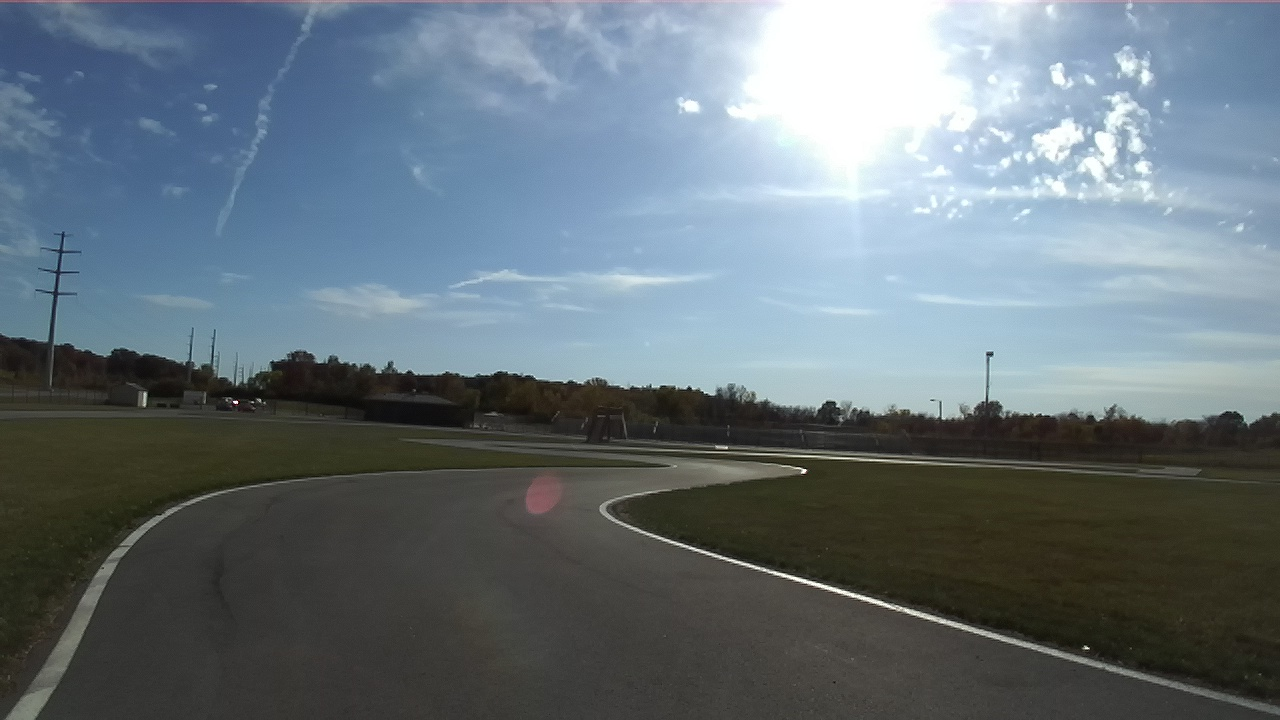
#> input picture src/imgs/img_7.jpg, 1280 x 720 px
$ python threshTuning.py
#> lines starting #> are read from the running program, lines starting #| are printed output that depends on the picture; after the words box and inside, x2 and y2 are one past the last pixel; in counts of white or black regions, pixels touching at a corner belong together
import cv2
import sys
import numpy as np
import math

def nothing(x):
    pass

# Create a window
cv2.namedWindow('image')

# create trackbars for color change
cv2.createTrackbar('HMin','image',0,179,nothing) # Hue is from 0-179 for Opencv
cv2.createTrackbar('SMin','image',0,255,nothing)
cv2.createTrackbar('VMin','image',0,255,nothing)
cv2.createTrackbar('HMax','image',0,179,nothing)
cv2.createTrackbar('SMax','image',0,255,nothing)
cv2.createTrackbar('VMax','image',0,255,nothing)

# fix trackbar, currently does nothing
cv2.createTrackbar('Mask Height','image',0,100,nothing)


# [8 lines of commented-out code are left out]

cv2.setTrackbarPos('HMax', 'image', 179)
cv2.setTrackbarPos('SMax', 'image', 26)
cv2.setTrackbarPos('VMax', 'image', 255)

cv2.setTrackbarPos('VMin', 'image', 158)
cv2.setTrackbarPos('Mask Height', 'image', 70)


# Initialize to check if HSV min/max value changes
hMin = sMin = vMin = hMax = sMax = vMax = 0
phMin = psMin = pvMin = phMax = psMax = pvMax = 0

# img = cv2.imread('img.jpg')
img = cv2.imread('imgs/img_7.jpg')
#> img is the input picture: shape (720, 1280, 3); mean B, G, R 123.6, 116, 103.5

output = img
waitTime = 33
height = 0

while(1):

    # get current positions of all trackbars
    hMin = cv2.getTrackbarPos('HMin','image')
    sMin = cv2.getTrackbarPos('SMin','image')
    vMin = cv2.getTrackbarPos('VMin','image')

    hMax = cv2.getTrackbarPos('HMax','image')
    sMax = cv2.getTrackbarPos('SMax','image')
    vMax = cv2.getTrackbarPos('VMax','image')

    # height = cv2.getTrackbarPos('Height Max','image')
    height = 0.7

    # Set minimum and max HSV values to display
    lower = np.array([hMin, sMin, vMin])
    upper = np.array([hMax, sMax, vMax])

    # Create HSV Image and threshold into a range.
    hsv = cv2.cvtColor(img, cv2.COLOR_BGR2HSV)
#> hsv: shape (720, 1280, 3); mean H, S, V 66.6, 59.2, 128.2
    mask = cv2.inRange(hsv, lower, upper)
#> mask: shape (720, 1280); 6% white; 250 white regions (200 under 20 px), largest, box (x1, y1, x2, y2) and area: (684, 0, 1080, 201) 36107, (1032, 362, 1280, 422) 9775, (600, 508, 1037, 649) 1460
    output = cv2.bitwise_and(img,img, mask= mask)

    # Print if there is a change in HSV value
    if( (phMin != hMin) | (psMin != sMin) | (pvMin != vMin) | (phMax != hMax) | (psMax != sMax) | (pvMax != vMax) ):
        print("(hMin = %d , sMin = %d, vMin = %d), (hMax = %d , sMax = %d, vMax = %d)" % (hMin , sMin , vMin, hMax, sMax , vMax))
        phMin = hMin
        psMin = sMin
        pvMin = vMin
        phMax = hMax
        psMax = sMax
        pvMax = vMax

    # Morphological operations

    kernel = np.ones((3,3), np.uint8)
    opening = cv2.morphologyEx(output, cv2.MORPH_OPEN, kernel)
    closing = cv2.morphologyEx(output, cv2.MORPH_CLOSE, kernel)
    open_and_close = cv2.morphologyEx(opening, cv2.MORPH_CLOSE, kernel)


    # Guassian Blur and Canny Edges
    gray = cv2.cvtColor(output, cv2.COLOR_BGR2GRAY)
    kernel_size = 5
    blur = cv2.GaussianBlur(gray, (kernel_size, kernel_size), 0)
    low_t = 50
    high_t = 150
    edges = cv2.Canny(blur, low_t, high_t)
#> edges: shape (720, 1280); 0.82% white in thin lines or dots, all inside (x1, y1, x2, y2) = (143, 0, 1280, 668)

    cv_image = output.copy()

    # get only bottom region
    blank_mask = np.zeros_like(cv_image)
    ignore_mask_color = (255,255,255)
    rows, cols = cv_image.shape[:2]
#> rows = 720; cols = 1280
    bottom_left  = [cols * 0, rows * 1]
#> bottom_left = [0, 720]
    top_left     = [cols * 0, rows * height]
#> top_left = [0, 504]
    bottom_right = [cols * 1, rows * 1 ]
#> bottom_right = [1280, 720]
    top_right    = [cols * 1, rows * height]
#> top_right = [1280, 504]

    # smaller mask
    # top_left     = [cols * 0, rows * 0.7]
    # top_right    = [cols * 1, rows * 0.7]


    vertices = np.array([[bottom_left, top_left, top_right, bottom_right]], dtype=np.int32)
    # filling the polygon with white color and generating the final mask
    cv2.fillPoly(blank_mask, vertices, ignore_mask_color)
#> blank_mask: shape (720, 1280, 3); 30.1% white; 1 white region
    cv2.imshow("mask", blank_mask)


    # performing Bitwise AND on the input image and mask to get only the edges on the road
    masked_image = cv2.bitwise_and(output, blank_mask).astype(np.uint8)
    masked_image = cv2.cvtColor(masked_image, cv2.COLOR_BGR2GRAY)
#> masked_image: shape (720, 1280)

    # eroded = cv2.morphologyEx(masked_image, cv2.MORPH_OPEN, kernel)

    cv2.imshow("masked_img", masked_image)
    print(masked_image.dtype)
#| uint8
    # thresh_image = thresh_image.astype(np.uint8)

    contours_canny,_ = cv2.findContours(edges, cv2.RETR_EXTERNAL, cv2.CHAIN_APPROX_NONE)
#> contours_canny = 157 contours, 109 with area under 20; largest, box (x1, y1, x2, y2) and area: (599, 503, 1033, 648) 1643, (1033, 120, 1083, 162) 1174, (1079, 131, 1117, 182) 972, (1107, 95, 1132, 132) 404, (940, 388, 987, 420) 400
    mask_contours, _ = cv2.findContours(masked_image, cv2.RETR_EXTERNAL, cv2.CHAIN_APPROX_NONE)
#> mask_contours = 24 contours, 23 with area under 20; largest, box (x1, y1, x2, y2) and area: (600, 508, 1037, 649) 1032

    # [9 lines of commented-out code are left out]

    if len(contours_canny) >=1:
        cv2.drawContours(cv_image, contours_canny, -1, (0,255,0), 5)
#> cv_image: shape (720, 1280, 3); mean B, G, R 10.8, 21.8, 10.6
        for contour in contours_canny:
            if cv2.contourArea(contour) > 200:
                print(cv2.contourArea(contour))

                x,y,w,h = cv2.boundingRect(contour)
                print("X: " , x , "\tY: ", y, "\tW: " , w ,"\tH: ", h)
                cv2.rectangle(cv_image, (x,y), (x+w,y+h), (0,0,255), 1)
#> this loop made 157 passes
#> (x, y, w, h) on passes 7, 20, 69, 121, 125, 129, 136: (599, 503, 434, 145), (784, 454, 146, 10), (940, 388, 47, 32), (1079, 131, 38, 51), (1033, 120, 50, 42), (1107, 95, 25, 37), (991, 81, 29, 28)
#> contour on passes 3, 26, 29, 31, 32, 40: [[1049, 650]], [[1132, 414]], [[1086, 410]], [[1277, 409], [1278, 410], [1279, 410], [1278, 409]], [[892, 409]], [[1278, 404]]
#| 1643.0
#| X:  599 	Y:  503 	W:  434 	H:  145
#| 356.5
#| X:  784 	Y:  454 	W:  146 	H:  10
#| 400.0
#| X:  940 	Y:  388 	W:  47 	H:  32
#| 971.5
#| X:  1079 	Y:  131 	W:  38 	H:  51
#| 1174.5
#| X:  1033 	Y:  120 	W:  50 	H:  42
#> (further printed lines are left out)
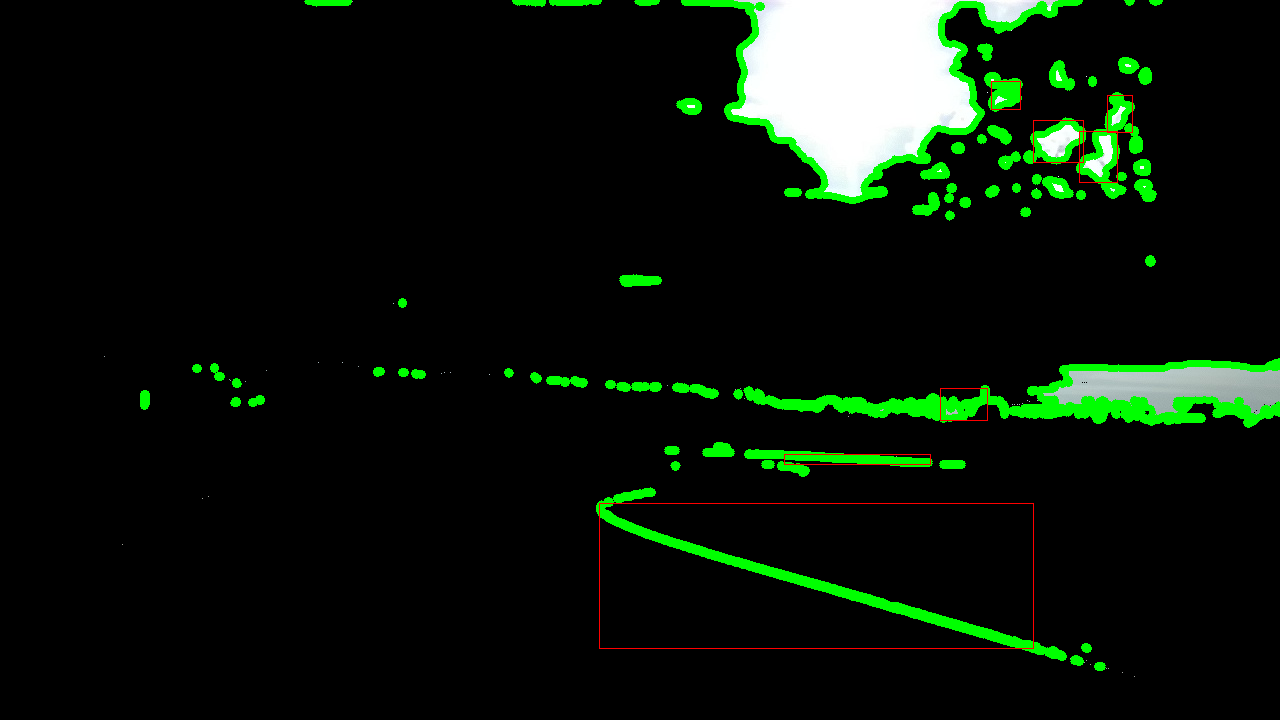
#> cv_image: shape (720, 1280, 3); mean B, G, R 10.8, 21.6, 11.2

    cpy_img = output.copy()
    cpy_img_rt = output.copy()
    cpy_img_circle = output.copy()

    if len(mask_contours) >=1:
            cv2.drawContours(cpy_img, mask_contours, -1, (255,255,0), 5)
#> cpy_img: shape (720, 1280, 3); mean B, G, R 15, 15, 13.2
            # contour_max_left =
            # max_left, max_right =
            left_contours = []
            right_contours = []
            for contour in mask_contours:
                if cv2.contourArea(contour) > 150:
                    centroid, dimensions, angle = cv2.minAreaRect(contour)
                    if (centroid[0] < rows / 2):
                        left_contours.append(contour)
                    else:
                        right_contours.append(contour)

                    rect = cv2.minAreaRect(contour)
                    box = cv2.boxPoints(rect)
                    box = np.int0(box)
                    cv2.drawContours(cpy_img_rt,[box],0,(0,0,255),2)

                    # centroid, dimensions, angle = cv2.minAreaRect(contour)
                    # cv2.circle(cpy_img_rt, (int(centroid[0]), int(centroid[1])), 5, (36,255,12), -1)


                    (x,y),radius = cv2.minEnclosingCircle(contour)
                    center = (int(x),int(y))
                    radius = int(radius)
                    cv2.circle(cpy_img_circle,center,radius,(255,0,0),2)

                    print(cv2.contourArea(contour))

                    x,y,w,h = cv2.boundingRect(contour)
                    print("X: " , x , "\tY: ", y, "\tW: " , w ,"\tH: ", h)
                    cv2.rectangle(cpy_img, (x,y), (x+w,y+h), (0,0,255), 1)
#> this loop made 24 passes
#> (angle, rect, box, radius, center, w) on pass 23: (-72.53, ((816.6, 582.5), (12.06, 457.9), -72.53), [[1033, 657], [596, 519], [600, 507], [1036, 645]], 228, (818, 578), 437)
#> contour on passes 1, 2, 3, 4, 6, 7: [[1134, 676]], [[1122, 672]], [[1108, 668]], [[1106, 668]], [[1090, 664]], [[1084, 662]]
#| 1032.0
#| X:  600 	Y:  508 	W:  437 	H:  141
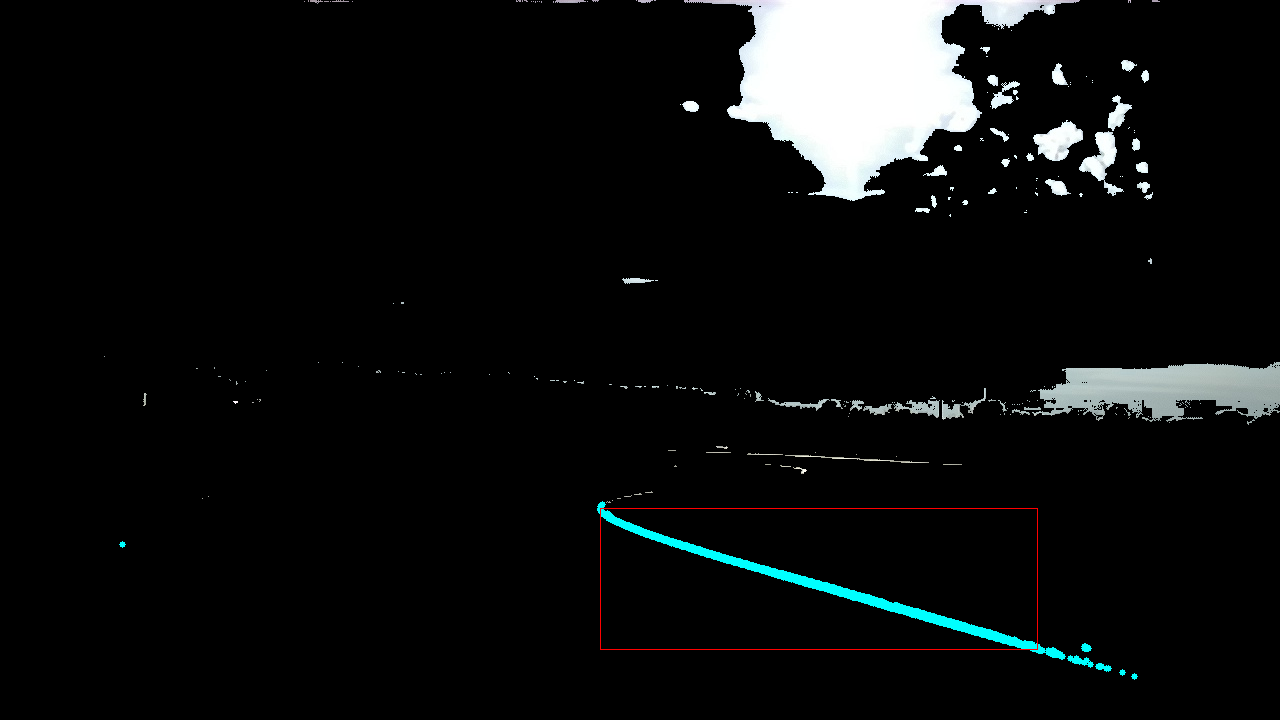
#> cpy_img: shape (720, 1280, 3); mean B, G, R 15, 15, 13.5
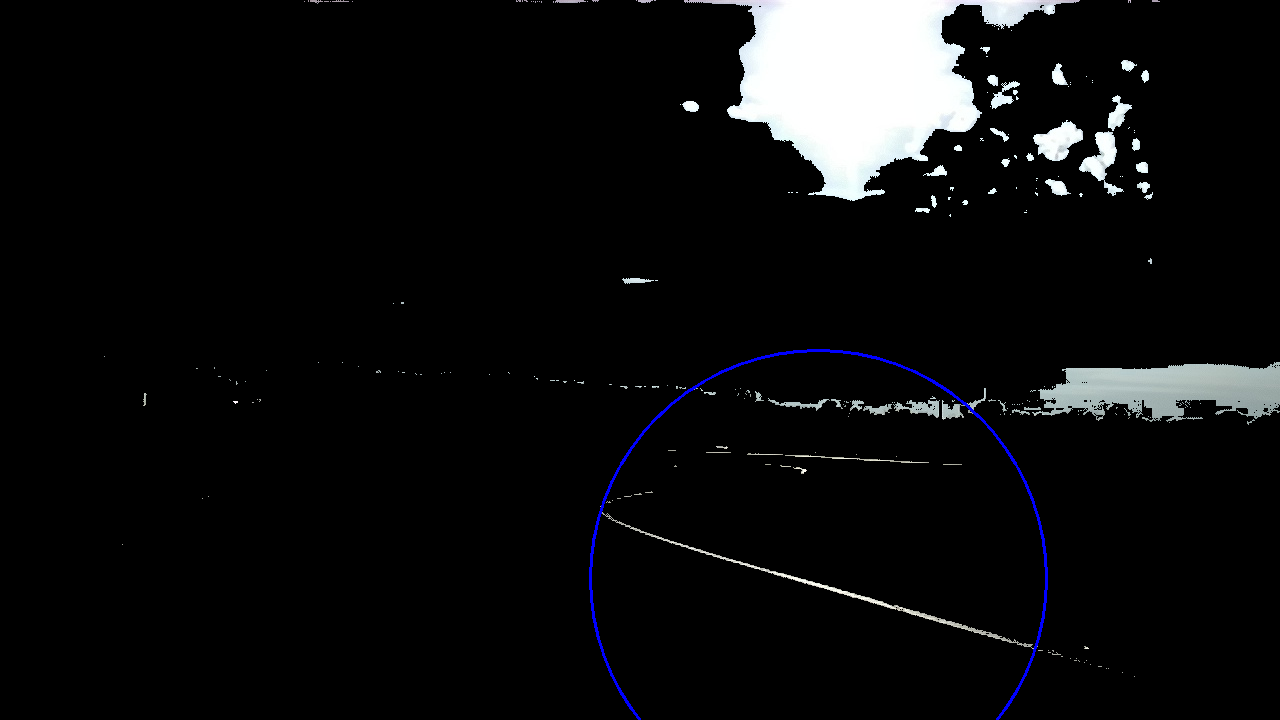
#> cpy_img_circle: shape (720, 1280, 3); mean B, G, R 14.8, 14, 13.6
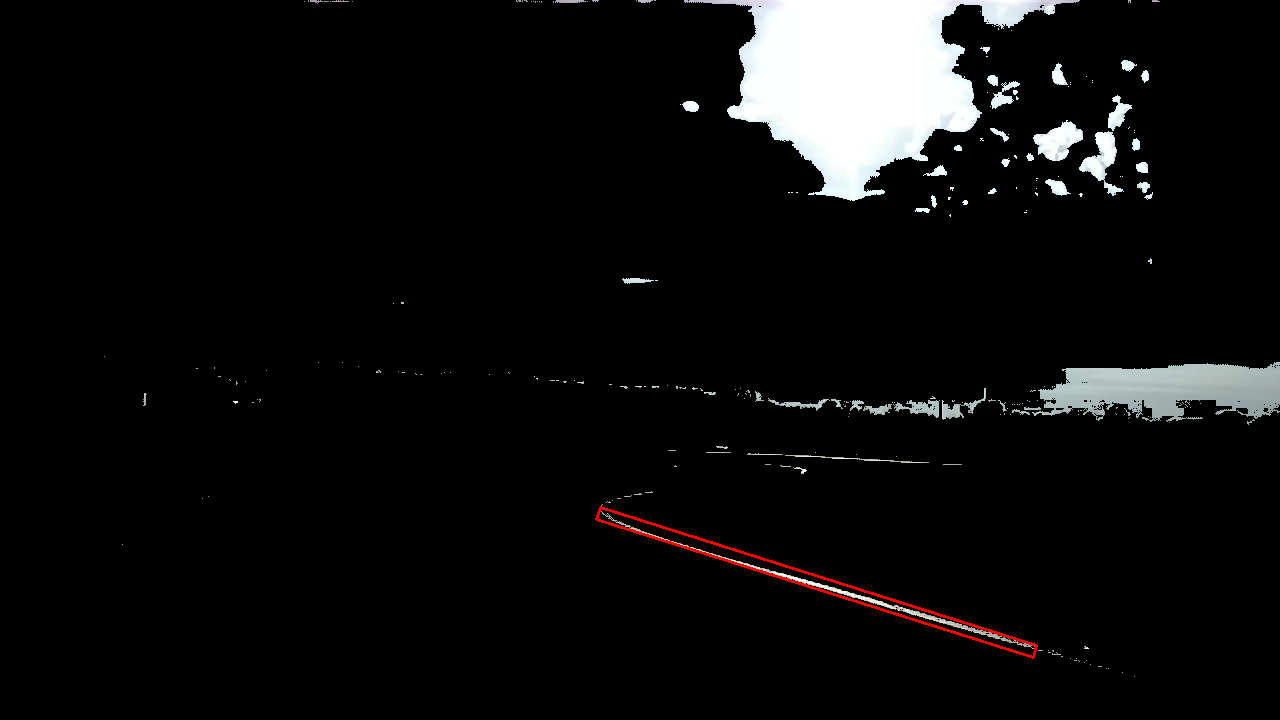
#> cpy_img_rt: shape (720, 1280, 3); mean B, G, R 14, 13.9, 14.2
#> after the loop, left_contours = []; right_contours = 1 contour; box (x1, y1, x2, y2) and area: (600, 508, 1037, 649) 1032
            if left_contours and right_contours:
                max_left_contour = left_contours[0]
                max_right_contour = right_contours[0]
                for right_contour in right_contours:
                    if(cv2.contourArea(right_contour) > cv2.contourArea(max_right_contour)):
                        max_right_contour = right_contour
                for left_contour in left_contours:
                    if(cv2.contourArea(left_contour) > cv2.contourArea(max_left_contour)):
                        max_left_contour = left_contour
                centroid_left, dimensions_left, angle_left = cv2.minAreaRect(max_left_contour)
                centroid_right, dimensions_right, angle_right = cv2.minAreaRect(max_right_contour)
                cv2.circle(cpy_img_rt, (int(centroid_right[0]), int(centroid_right[1])), 5, (36,255,12), -1)
                cv2.circle(cpy_img_rt, (int(centroid_left[0]), int(centroid_left[1])), 5, (36,255,12), -1)
                midpoint_x = (centroid_right[0] + centroid_left[0]) / 2
                midpoint_y = (centroid_right[1] + centroid_left[1]) / 2
                cv2.circle(cpy_img_rt, ((int(midpoint_x)), int(midpoint_y)), 5, (255,0,0), -1)
                print("midpoint: " , midpoint_x,",", midpoint_y)

                # Output vector from midpoint
                delta_x = midpoint_x - (cols / 2)
                delta_y = rows - midpoint_y
                theta = math.atan(delta_y, delta_x)
                mag = math.sqrt(math.pow(delta_x, 2) + math.pow(delta_y, 2))
                print("Angle (rad): ", theta, "Magnitude: ", mag)


    # [14 lines of commented-out code are left out]
    cv2.imshow('image',output)

    # cv2.imshow('opening', opening)
    # cv2.imshow('closing', closing)
    # cv2.imshow('open_and_close', open_and_close)

    cv2.imshow('canny', cv_image)
    # cv2.imshow('mask_canny', cpy_img)

    # cv2.imshow('eroded', eroded)
    # cv2.imshow('')

    cv2.imshow('canny mask', cpy_img)
    cv2.imshow('rotate rect mask', cpy_img_rt)
    cv2.imshow('rotate circle mask', cpy_img_circle)


    # Wait longer to prevent freeze for videos.
    if cv2.waitKey(waitTime) & 0xFF == ord('q'):
#> (key q is pressed here)
        break

cv2.destroyAllWindows()
